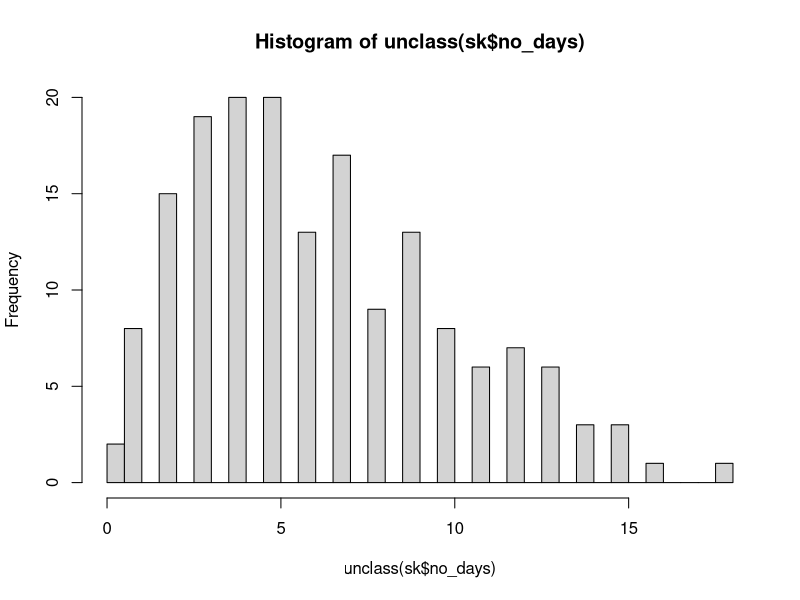

Generate this figure with R: (Note: this script raises an error after producing the figure.)
library(tidyverse)
library(MASS)

# Read in data
setwd("~/Repositories/mers_model")
mers <- read_csv("./data-raw/mers_cases_rambaut.csv")

sk <- mers %>% 
  filter(country == "South Korea") %>%
  dplyr::select(code, province, city, district, exposure, onset, hospitalized,
         reported, death, discharged, secondary) %>%
  mutate(onset = as.Date(onset, format="%m/%d/%y"),
         reported = as.Date(reported, format="%m/%d/%y"), 
         no_days = reported - onset)

####################
# Impute Data
hist(unclass(sk$no_days), breaks = 40)

vec<- na.omit(unclass(sk$no_days))
vec<- vec[vec != 0]
den <- density(vec)
dat <- data.frame(x = den$x, y = den$y)

fit.params  <- fitdistr(vec, dgamma, list(shape = 1, rate = 0.1), lower = .001)
x <- rgamma(100000, shape = gamma$estimate[1], rate = gamma$estimate[2])
hist(vec)

####################
# SEIC Model




